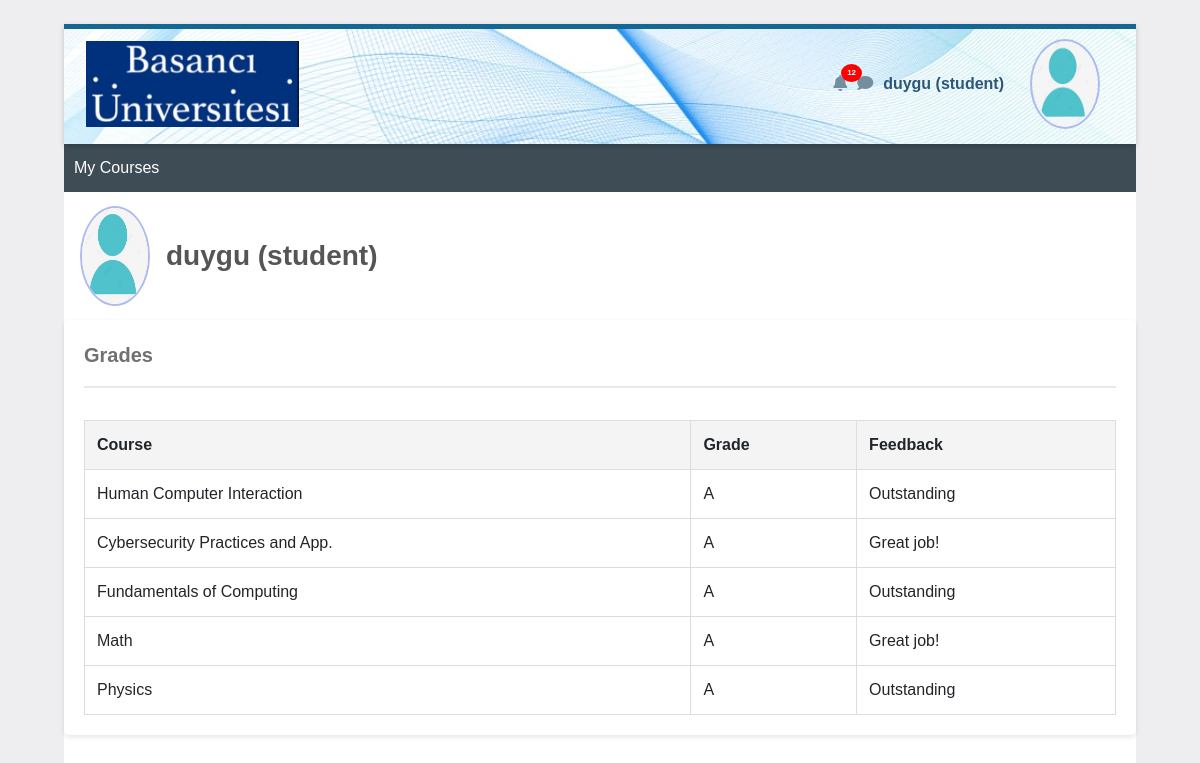
Before: /student/2/grades (signed in) with the older database file.
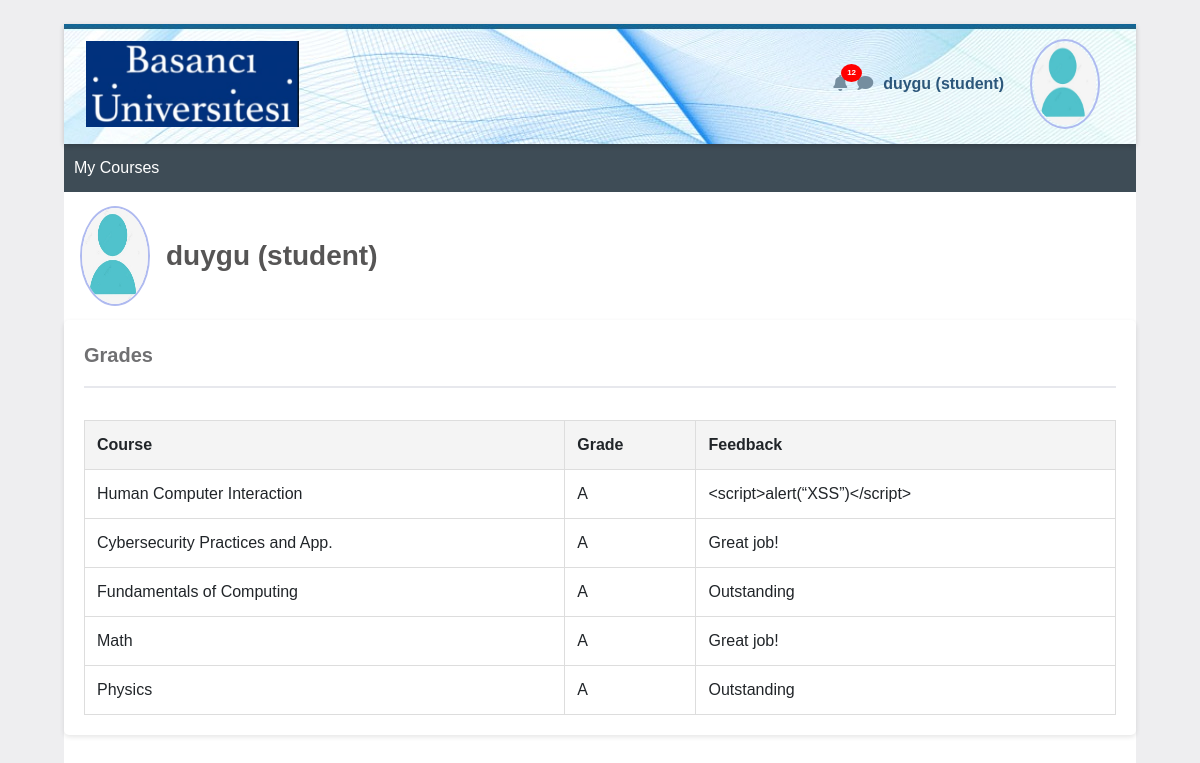
After: the same page with the newer database file.
### tables this page shows
CREATE TABLE grades (
        id INTEGER PRIMARY KEY,
        student_id INTEGER NOT NULL,
        course TEXT NOT NULL,
        grade TEXT CHECK(grade IN ('A', 'B', 'C', 'D', 'F')),
        comments TEXT,
        FOREIGN KEY(student_id) REFERENCES users(id)
    );

### app/routes.py (the view)
@main.route('/student/<student_id>/grades')
@login_required
@is_user
@is_current_user
def grades(student_id):
    username = session.get('username')
    role = session.get('role')
    try:
        student_id = int(student_id)
        conn = sqlite3.connect(DATABASE)
        c = conn.cursor()
        query = "SELECT course, grade, comments FROM grades WHERE student_id=?"
        c.execute(query, (student_id,))
        courses = c.fetchall()
        c.execute("SELECT profile_photo FROM users WHERE id=?", (student_id,))
        result = c.fetchone()
        profile_photo = result[0] if result else None
    except sqlite3.Error as e:
        logging.error(f"Database error: {e}")
        flash("An error occurred while fetching grades. Please try again later.", "danger")
        return redirect(url_for('main.index'))
    finally:
        conn.close()
    return render_template(
        'grades.html',
        courses=courses,
        username=username,
        student_id=student_id,
        profile_photo=profile_photo,
        role=role
    )

### app/routes.py (called while the page is built)
def login_required(f):
    @wraps(f)
    def decorated_function(*args, **kwargs):
        if not session.get('username'):
            abort(401)
        return f(*args, **kwargs)
    return decorated_function

def is_user(f):
    @wraps(f)
    def decorated_function(*args, **kwargs):
        if session.get('role') != 'student':
            abort(403)
        return f(*args, **kwargs)
    return decorated_function

def is_current_user(f):
    @wraps(f)
    def decorated_function(*args, **kwargs):
        if 'student_id' in kwargs and str(session.get('student_id')) != kwargs['student_id']:
            abort(403)
        return f(*args, **kwargs)
    return decorated_function

### app/templates/grades.html (shortened to what this page needs)
<!DOCTYPE html>
<html lang="en">
<head>
    <link rel="stylesheet" href="https://stackpath.bootstrapcdn.com/bootstrap/4.5.2/css/bootstrap.min.css">
    <link rel="stylesheet" href="https://cdnjs.cloudflare.com/ajax/libs/font-awesome/5.15.4/css/all.min.css">
</head>
<body>
    <div class="initialBox">
        <div class="navbar">
            <div>
                <img src="{{ url_for('static', filename='logo.png') }}" alt="Logo">
            </div>
            <div class="user-profile">
                <div class="notification">
                    <i class="fas fa-bell icn"></i>
                    <span class="notification-badge">12</span>
                </div>
                <div>
                    <i class="fas fa-comment icn"></i>
                </div>
                <div class="user-profile" onclick="toggleDropdown()">
                    <span class="user-name">{{ username }} <strong> ({{role}})</strong></span>
                    {% if profile_photo %}
                    <img src="{{ url_for('main.get_profile_photo', student_id=student_id) }}" alt="Profile"
                        class="profPic">
                    {% else %}
                    <img src="{{ url_for('static', filename='user.png') }}" alt="Profile" class="profPic">
                    {% endif %}
                </div>
            </div>
        </div>
        <div class="middle-bar">
            <a class="course" href="{{ url_for('main.student_dashboard', student_id=student_id) }}">My Courses</a>
        </div>
        <div class="profWrapper">
            {% if profile_photo %}
            <img src="{{ url_for('main.get_profile_photo', student_id=student_id) }}" alt="Profile" class="profPic">
            {% else %}
            <img src="{{ url_for('static', filename='user.png') }}" alt="Profile" class="profPic">
            {% endif %}
            <span class="name">{{ username }} <strong> ({{role}})</strong></span>
        </div>
        <div class="grades-container">
            <div class="grades">Grades</div>
            <hr style="border: 1px solid rgb(231, 232, 237);  margin-bottom: 2rem;">
            <table>
                <thead>
                    <tr>
                        <th>Course</th>
                        <th>Grade</th>
                        <th>Feedback</th>
                    </tr>
                </thead>
                <tbody>
                    {% for course, grade, comment in courses %}
                    <tr>
                        <td>{{course}}</td>
                        <td>{{ grade }}</td>
                        <td>{{ comment }}</td>
                    </tr>
                    {% endfor %}
                </tbody>
            </table>
        </div>
</body>
</html>

Changed rows visible on the page:
changed grades "Human Computer Interaction": comments "Outstanding" → "<script>alert(“XSS”)</script>"
